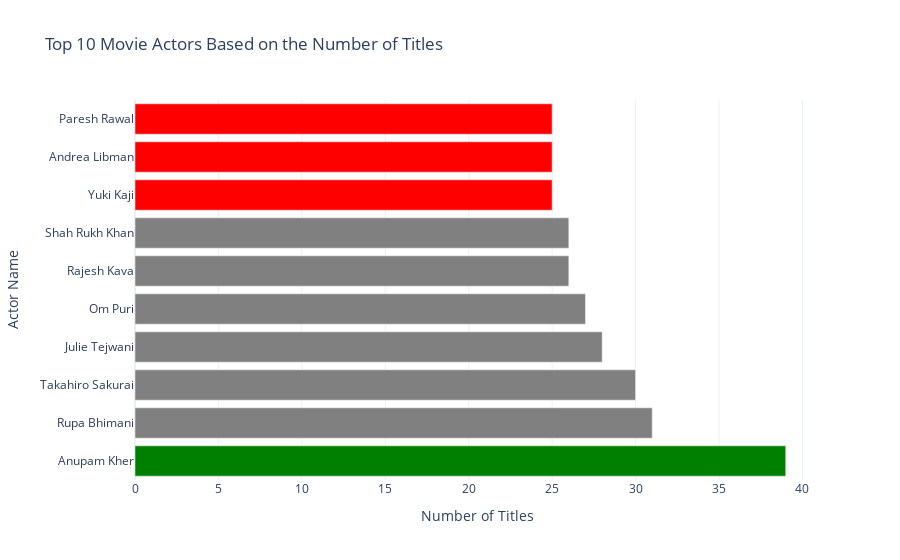

The code cell stored with this chart in its notebook:
### Code cell
import plotly.express as px

# Filter data and process the 'cast' column
cast_shows = (
    Netflix_SQL[Netflix_SQL.cast != "No cast"]
    .set_index('title')
    .cast.str.split(',', expand=True)
    .stack()
    .reset_index(level=1, drop=True)
    .reset_index(drop=True)  # Ensure no duplicate indices
)

# Drop rows where actor name is blank or null
cast_shows = cast_shows[cast_shows.str.strip() != ""]

# Count the top 10 actors
top_actors = cast_shows.value_counts().head(10).reset_index()
top_actors.columns = ['Actor', 'Titles']

# Determine colors based on Titles (green for highest, red for lowest)
max_titles = top_actors['Titles'].max()
min_titles = top_actors['Titles'].min()

# Assign colors based on condition
top_actors['Color'] = top_actors['Titles'].apply(
    lambda x: 'green' if x == max_titles else ('red' if x == min_titles else 'grey')
)

# Create an interactive bar chart with Plotly
fig = px.bar(top_actors, x='Titles', y='Actor', 
             title="Top 10 Movie Actors Based on the Number of Titles", 
             color='Color', color_discrete_map={'green': 'green', 'red': 'red', 'grey': 'grey'})

# Update layout for interactivity and appearance
fig.update_layout(
    xaxis_title="Number of Titles",
    yaxis_title="Actor Name",
    template='plotly_white',  # White background
    showlegend=False,         # Hide the legend as it's not needed
    hovermode='closest',      # Display hover information for the closest point
    plot_bgcolor='white'      # Set plot background to white
)

# Show the interactive plot
fig.show()

### Figure 1 — Plotly figure (JSON) as saved in the notebook; plotly's stock layout.template omitted (floating-point values rounded to 4 significant figures)
{"data": [{"alignmentgroup": "True", "hovertemplate": "Color=green<br>Titles=%{x}<br>Actor=%{y}<extra></extra>", "legendgroup": "green", "marker": {"color": "green", "pattern": {"shape": ""}}, "name": "green", "offsetgroup": "green", "orientation": "h", "showlegend": true, "textposition": "auto", "type": "bar", "x": [39], "xaxis": "x", "y": [" Anupam Kher"], "yaxis": "y"}, {"alignmentgroup": "True", "hovertemplate": "Color=grey<br>Titles=%{x}<br>Actor=%{y}<extra></extra>", "legendgroup": "grey", "marker": {"color": "grey", "pattern": {"shape": ""}}, "name": "grey", "offsetgroup": "grey", "orientation": "h", "showlegend": true, "textposition": "auto", "type": "bar", "x": [31, 30, 28, 27, 26, 26], "xaxis": "x", "y": [" Rupa Bhimani", " Takahiro Sakurai", " Julie Tejwani", " Om Puri", " Rajesh Kava", "Shah Rukh Khan"], "yaxis": "y"}, {"alignmentgroup": "True", "hovertemplate": "Color=red<br>Titles=%{x}<br>Actor=%{y}<extra></extra>", "legendgroup": "red", "marker": {"color": "red", "pattern": {"shape": ""}}, "name": "red", "offsetgroup": "red", "orientation": "h", "showlegend": true, "textposition": "auto", "type": "bar", "x": [25, 25, 25], "xaxis": "x", "y": [" Yuki Kaji", " Andrea Libman", " Paresh Rawal"], "yaxis": "y"}], "layout": {"barmode": "relative", "hovermode": "closest", "legend": {"title": {"text": "Color"}, "tracegroupgap": 0}, "plot_bgcolor": "white", "showlegend": false, "title": {"text": "Top 10 Movie Actors Based on the Number of Titles"}, "xaxis": {"anchor": "y", "domain": [0, 1], "title": {"text": "Number of Titles"}}, "yaxis": {"anchor": "x", "domain": [0, 1], "title": {"text": "Actor Name"}}}}
